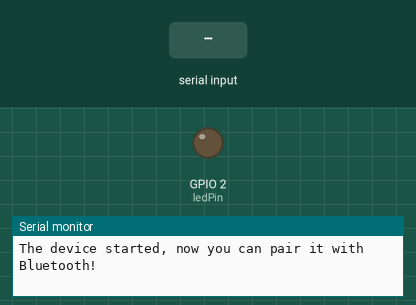
The sketch below on a simulated ESP32. Parts: output pins drawn as LEDs (lit = HIGH), the last lines printed to the serial monitor. The test bench sets the inputs (shaded band). Nothing arrives over Bluetooth unless stated.

Above: at 1.2 s.
1.3 s: "b" received over the second serial link
At 2.0 s:
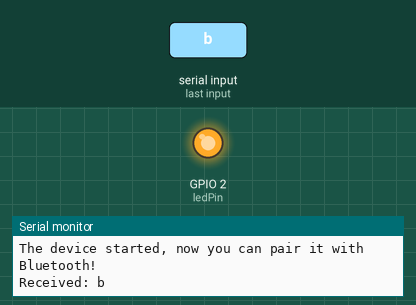
3.8 s: "B" received over the second serial link
At 5.8 s:
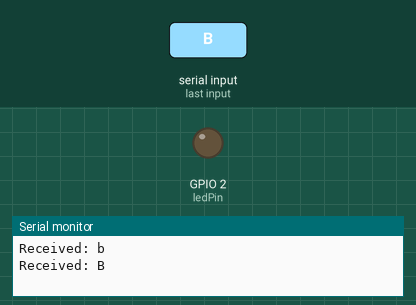
Timing chart, 0 to 7.3 s (numbered marks = the images above; inputs shaded):
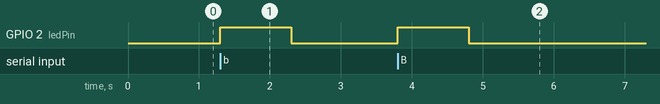

The sketch:

ledcontrolbluetooth.ino
```cpp
#include "BluetoothSerial.h"

// Define the pin for the built-in LED
const int ledPin = 2;

// Create a BluetoothSerial object
BluetoothSerial SerialBT;

void setup() {
  // Initialize the built-in LED pin as an output
  pinMode(ledPin, OUTPUT);

  // Initialize Bluetooth communication with a custom name
  SerialBT.begin("ESP32_LED_Blink");
  Serial.begin(115200);

  Serial.println("The device started, now you can pair it with Bluetooth!");
}

void loop() {
  // Check if there is any available data from Bluetooth
  if (SerialBT.available()) {
    char incomingChar = SerialBT.read();
    Serial.print("Received: ");
    Serial.println(incomingChar);

    // Command to turn the LED on and off
    if (incomingChar == 'b' || incomingChar == 'B') {
      digitalWrite(ledPin, HIGH);  // Turn the LED on
      delay(1000);                  // Wait for 0.5 seconds
      digitalWrite(ledPin, LOW);   // Turn the LED off
      delay(500);                  // Wait for 0.5 seconds
      SerialBT.println("LED is blinking");
    }
  }
}
```

Measured:
- after the input at 1.3 s, GPIO 2 (ledPin): LOW → HIGH at once, → LOW 1.0 s later
- after the input at 3.8 s, GPIO 2 (ledPin): LOW → HIGH at once, → LOW 1.0 s later
